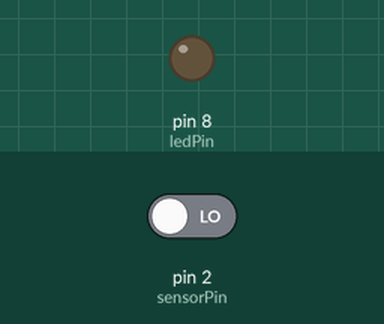
This sketch was run on a simulated Arduino Uno, built with avr-gcc and run on an emulated ATmega328P. Parts: output pins drawn as LEDs (lit = HIGH). Inputs (shaded band) come from the test bench; at power-on: pin 2 (sensorPin) LOW.

Above: at 1.2 s.
1.3 s: pin 2 (sensorPin) driven HIGH
At 1.8 s:
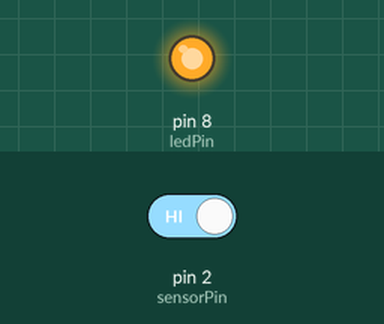
2.8 s: pin 2 (sensorPin) driven LOW
At 4.1 s:
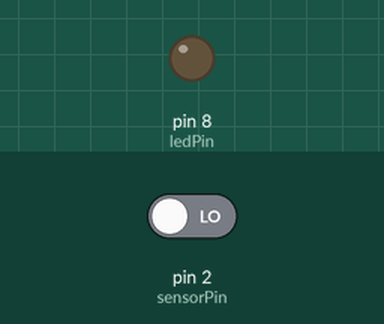
Timing chart, 0 to 5.8 s (numbered marks = the images above; inputs shaded):
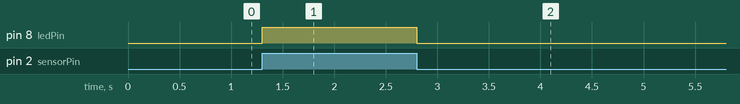

The sketch:

code_simulation.ino
```cpp
int sensorPin = 2;   // Switch connected here
int ledPin = 8;      // LED

void setup() {
  pinMode(sensorPin, INPUT);
  pinMode(ledPin, OUTPUT);
}

void loop() {
  int state = digitalRead(sensorPin);

  if (state == HIGH) {        // Switch ON = "Water detected"
    digitalWrite(ledPin, HIGH);
  } else {                    // Switch OFF = "Dry"
    digitalWrite(ledPin, LOW);
  }
}
```

Measured:
- after the input at 1.3 s, pin 8 (ledPin): LOW → HIGH at once
- after the input at 2.8 s, pin 8 (ledPin): HIGH → LOW at once
